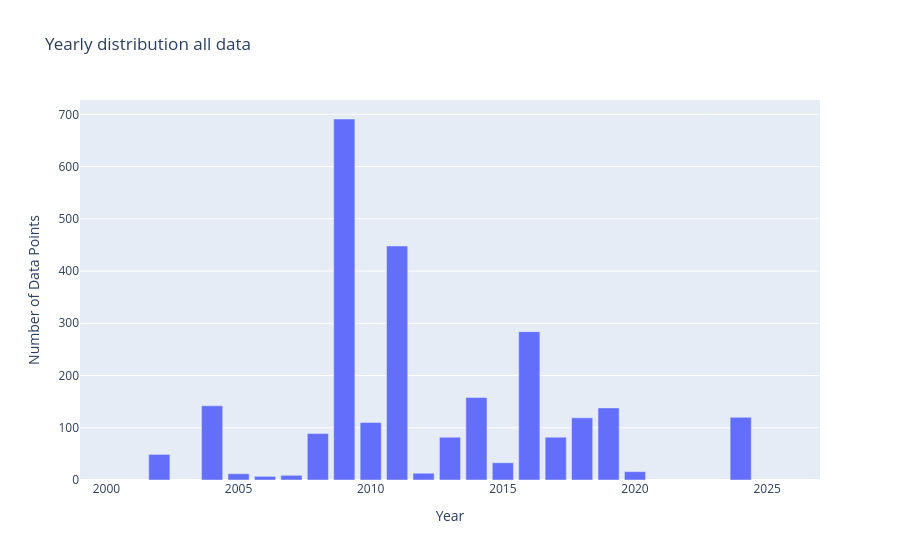

Notebook cell for this chart:
### Code cell
year_test=arctic.copy()
year_test['datetime'] = pd.to_datetime(year_test['datetime'])
year_test['year'] = year_test['datetime'].dt.year
grouped = year_test.groupby(['year']).size().reset_index(name='DataPoints')

# Create bar chart
fig = px.bar(grouped,x='year', y='DataPoints', title='Yearly distribution all data',
             labels={'year': 'Year', 'DataPoints': 'Number of Data Points', 'metadata': 'Metadata'},)
fig.update_xaxes(range=[1999,2027])
fig.update_layout(barmode='stack')  # ensures stacking
fig.show()

### Figure 1 — Plotly figure (JSON) as saved in the notebook; plotly's stock layout.template omitted (floating-point values rounded to 4 significant figures)
{"data": [{"hovertemplate": "Year=%{x}<br>Number of Data Points=%{y}<extra></extra>", "legendgroup": "", "marker": {"color": "#636efa", "pattern": {"shape": ""}}, "name": "", "orientation": "v", "showlegend": false, "textposition": "auto", "type": "bar", "x": [2002, 2004, 2005, 2006, 2007, 2008, 2009, 2010, 2011, 2012, 2013, 2014, 2015, 2016, 2017, 2018, 2019, 2020, 2024], "xaxis": "x", "y": [49, 142, 12, 7, 9, 89, 691, 110, 448, 13, 82, 158, 33, 284, 82, 119, 138, 16, 120], "yaxis": "y"}], "layout": {"barmode": "stack", "legend": {"tracegroupgap": 0}, "title": {"text": "Yearly distribution all data"}, "xaxis": {"anchor": "y", "domain": [0.0, 1.0], "range": [1999, 2027], "title": {"text": "Year"}}, "yaxis": {"anchor": "x", "domain": [0.0, 1.0], "title": {"text": "Number of Data Points"}}}}
